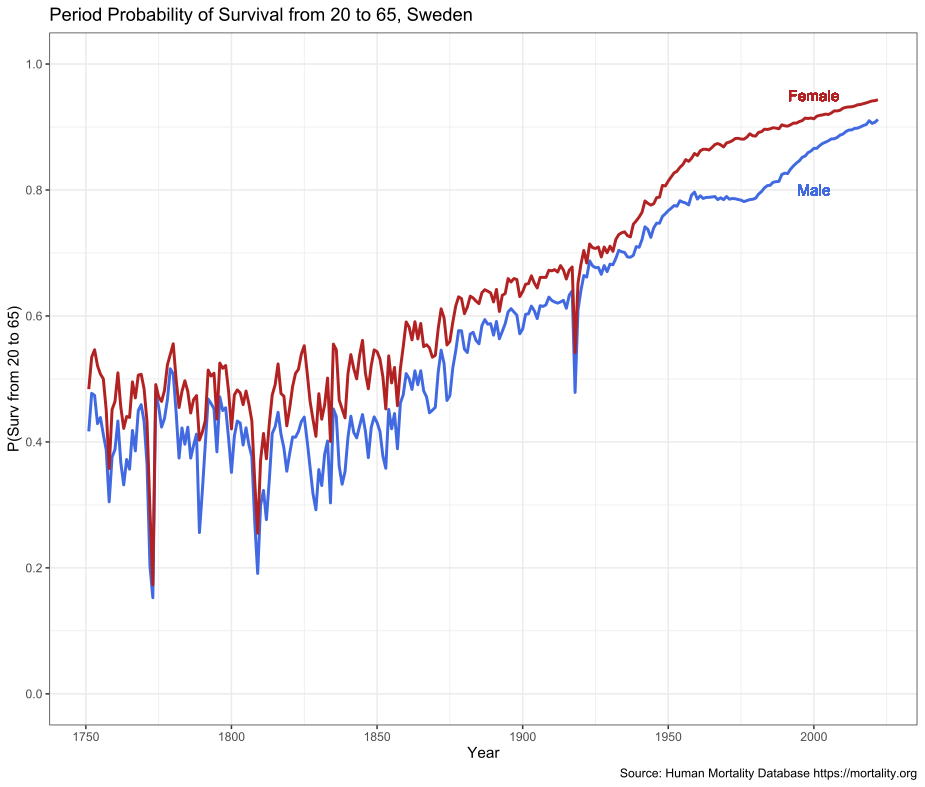

Here is the R script that generated this plot:
#...................................................................
# Carl Schmertmann
# 16 Feb 2024
# 
# an example use of HMD data in R: plot probability of surviving
# from age 20 to 65 (1 -45q20) for men and women in Sweden over
# time
# ..................................................................

library(tidyverse)
library(HMDHFDplus)


# reading HMD data requires a username and password for the 
# site.  These have to be already stored in variables called
# "un" and "pw", respectively. 

# read period life tables for males and females

male_lt = readHMDweb(CNTRY='SWE', item='mltper_1x1',
                    username=un, password=pw) 

female_lt = readHMDweb(CNTRY='SWE', item='fltper_1x1',
                            username=un, password=pw) 

# calculate survival = (1 - 45q20) for each year

male_info = male_lt %>% 
            group_by(Year) %>% 
            summarize( male_surv = lx[Age==65] / lx[Age==20])

female_info = female_lt %>% 
  group_by(Year) %>% 
  summarize( female_surv = lx[Age==65] / lx[Age==20])

# combine the male and female information for each year

df = full_join(male_info, female_info, by='Year')

# plot the survival probabilities

ggplot(data=df) +
  geom_line(aes(x=Year,y=male_surv), color='royalblue', lwd=1) +
  geom_line(aes(x=Year,y=female_surv), color='firebrick', lwd=1) +
  geom_text(x=2000,y=.95, label='Female', color='firebrick') +
  geom_text(x=2000,y=.80, label='Male', color='royalblue') +
  scale_y_continuous(limits=c(0,1), breaks=seq(0,1,.20)) +
  theme_bw() +
  labs(title='Period Probability of Survival from 20 to 65, Sweden',
       y = 'P(Surv from 20 to 65)',
       caption='Source: Human Mortality Database https://mortality.org')
